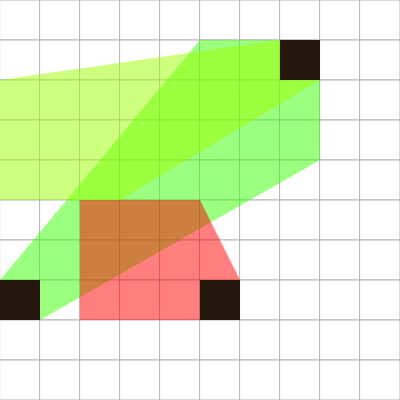
Frame 1 (no input)
Frame 60 (no input): identical to frame 1, image omitted
Frame 120 (the mouse pressed at the canvas centre since frame 60): identical to frame 1, image omitted

The p5.js sketch that drew this single still picture (run headless with seeded random() and noise() and a simulated clock; from frame 60 on, the mouse is pressed at the canvas centre):

// p5.js sketch
// ── sketch.js
var rowsAndCols = 10;
var grid = new grid(rowsAndCols, rowsAndCols, 0);
var bodies = [];

// Size of tarbet block of the body objects
var targetSize = 3;

var numBodies = 3;

function setup() {
   createCanvas(400, 400);
   background(100);

   colorMode(HSL);

   for (var i = 0; i < grid.rows; i++) {
      var y = i * (height/grid.rows) + grid.margin/2;
      for (var j = 0; j < grid.columns; j++) {
         var x = j * (width/grid.columns) + grid.margin/2;
         grid.blocks.push(new block(x, y, width/grid.columns - grid.margin, height/grid.rows - grid.margin, "grid-background", i + 1, j + 1));
         console.log('drew @ x:', x + " y:", y);
      }
   }

   // Finding possible blocks to place target body
   grid.calcEdges(targetSize);

   for (var i = 0; i < grid.blocks.length; i++) {
      grid.blocks[i].show();
   }
   // var sq1 = grid.blocks[grid.blocks.length-1];
   // var sq1 = grid.blocks[7];
   // text('sq1', sq1.x, sq1.y);

   for (var i = 0; i < numBodies; i++) {
      var r = floor(random(grid.blocks.length-1));
      var sq1 = grid.blocks[r];
      var r2 = floor(random(grid.availableBlocks.length-1));
      var sq2 = grid.availableBlocks[r2];

      var red = random(255);
      var green = random(255);
      var blue = random(255);

      var h = random(360) + i * (random(50, 360)/numBodies);

      // RGB
      // bodies.push(new body(sq1.x, sq1.y, sq1.w, sq1.h, sq2.x, sq2.y, sq2.w * targetSize + grid.margin, sq2.h * targetSize + grid.margin, red, green, blue));

      // HSL
      bodies.push(new body(sq1.x, sq1.y, sq1.w, sq1.h, sq2.x, sq2.y, sq2.w * targetSize + grid.margin, sq2.h * targetSize + grid.margin, h));

   }

   // console.log(sq1);
   // console.log("-- pool:", grid.availableBlocks.length,"--");
   // for (var i = 0; i < grid.availableBlocks.length; i++) {
   //    console.log(grid.availableBlocks[i].coordinates);
   // }
   // console.log(" -- ");
   // // console.log(grid.availableBlocks);
   //
   // // Delete origin block from pool of available blocks
   // grid.availableBlocks.splice(grid.blocks.indexOf(sq1),1);
   // grid.availableBlocks.splice(r,1);
   //
   // console.log("-- deleted sq1 from pool:", grid.availableBlocks.length,"--");
   // for (var i = 0; i < grid.availableBlocks.length; i++) {
   //    console.log(grid.availableBlocks[i].coordinates);
   // }
   // console.log(" -- ");
   //
   // var noDraw = grid.blocks.filter(function( block ) {
   //    return (
   //       (block.coordinates[0] == sq1.coordinates[0] && block.coordinates[1] == sq1.coordinates[1]-1)
   //       ||
   //       (block.coordinates[0] == sq1.coordinates[0]-1 && block.coordinates[1] == sq1.coordinates[1]-1)
   //       ||
   //       (block.coordinates[0] == sq1.coordinates[0]-1 && block.coordinates[1] == sq1.coordinates[1])
   //    );
   // });
   //
   // console.log("noDraw:");
   // console.log(noDraw);
   // console.log("deleting noDraw from pool:");
   // for (var i = 0; i < noDraw.length; i++) {
   //    grid.availableBlocks.splice(grid.blocks.indexOf(noDraw[i]),1);
   // }
   //
   // console.log(grid.availableBlocks);

   // var sq2 = grid.availableBlocks[floor(random(grid.availableBlocks.length-1))];


   // Display bodies
   for (var i = 0; i < bodies.length; i++) {
      bodies[i].show();
   }

   // Show available blocks
   // for (var i = 0; i < grid.availableBlocks.length; i++) {
   //    fill(50, 50, 70, 0.3);
   //    rect(grid.availableBlocks[i].x, grid.availableBlocks[i].y, 30, 30);
   //    console.log('available');
   // }
}

function draw(){

}

// ── block.js
function block(x, y, w, h, t, rC, cC){
   this.x = x;
   this.y = y;
   this.w = w;
   this.h = h;
   this.type = t;
   this.coordinates = [rC, cC];
   this.nw = createVector(this.x, this.y);
   this.ne = createVector(this.x + this.w, this.y);
   this.sw = createVector(this.x, this.y + this.h);
   this.se = createVector(this.x + this.w, this.y + this.h);

   var isOnEdge;

   this.show = function(){

      // noStroke();
      // fill(200, 50, 50);
      stroke(255,0,70);
      // strokeWeight(1);
      rect(this.x, this.y, this.w, this.h);

      // fill(0);
      // text(this.coordinates, this.x, this.y + 10);
   }
}

// ── body.js
// function body(oX, oY, oW, oH, tX, tY, tW, tH, r, g, b){
function body(oX, oY, oW, oH, tX, tY, tW, tH, h){
   this.origin = new block(oX, oY, oW, oH, "origin");
   this.target = new block(tX, tY, tW, tH, "target");
   // this.r = r;
   // this.g = g;
   // this.b = b;
   this.h = h;


   // Not in use yet...
   this.place = function(gridArray){
      var oBlock = gridArray.blocks[floor(random(gridArray.blocks.length-1))];
      this.origin = new block(oBlock.x, oBlock.y, oBlock.w, oBlock.h, 'origin');

      var tBlock = gridArray.blocks[floor(random(gridArray.blocks.length-1))];
      this.target = new block(tBlock.x, tBlock.y, tBlock.w, tBlock.h, 'target');
      var distance = dist(this.origin.x, this.origin.y, this.target.x, this.target.y);
      while (distance < this.target.h){

      }
   }

   this.show = function(){
      noStroke();

      // RGB
      // fill(this.r,this.g, this.b, 150);

      // HSL
      fill(this.h, 100, 50, .5);

      // for early testing only
      // rect(this.target.x, this.target.y, this.target.w, this.target.h);

      // Drawing target block

      // 1st case:
      if (tX < oX && tY < oY) {
         // stroke(255, 0, 0);
         // line(oX + oW, oY, tX + tW, tY);
         // line(oX, oY + oH, tX, tY + tH);

         beginShape();
            // point a
            vertex(this.target.nw.x, this.target.nw.y);
            // point b
            vertex(this.target.ne.x, this.target.ne.y);
            // point c
            vertex(this.origin.ne.x, this.origin.ne.y);
            // point d
            vertex(this.origin.se.x, this.origin.se.y);
            // point e
            vertex(this.origin.sw.x, this.origin.sw.y);
            // point f
            vertex(this.target.sw.x, this.target.sw.y);
         endShape(CLOSE);
      }
      // 2nd case:
      else if (tX >= oX && tY < oY){
         // stroke(0, 255, 0);
         // line(oX, oY, tX, tY);
         // line(oX + oW, oY + oH, tX + tW, tY + tH);

         beginShape();
            // point a
            vertex(this.target.nw.x, this.target.nw.y);
            // point b
            vertex(this.target.ne.x, this.target.ne.y);
            // point c
            vertex(this.target.se.x, this.target.se.y);
            // point d
            vertex(this.origin.se.x, this.origin.se.y);
            // point e
            vertex(this.origin.sw.x, this.origin.sw.y);
            // point f
            vertex(this.origin.nw.x, this.origin.nw.y);
         endShape(CLOSE);

      }
      // 3rd case:
      else if (tX >= oX && tY >= oY) {
         // stroke(0, 0, 255);
         // line(oX + oW, oY, tX + tW, tY);
         // line(oX, oY + oH, tX, tY + tH);

         beginShape();
            // point a
            vertex(this.origin.nw.x, this.origin.nw.y);
            // point b
            vertex(this.origin.ne.x, this.origin.ne.y);
            // point c
            vertex(this.target.ne.x, this.target.ne.y);
            // point d
            vertex(this.target.se.x, this.target.se.y);
            // point e
            vertex(this.target.sw.x, this.target.sw.y);
            // point f
            vertex(this.origin.sw.x, this.origin.sw.y);
         endShape(CLOSE);
      }
      // 4th case:
      else {
         // stroke(0, 255, 255);
         // line(oX, oY, tX, tY);
         // line(oX + oW, oY + oH, tX + tW, tY + tH);

         beginShape();
         // point a
         vertex(this.target.nw.x, this.target.nw.y);
         // point b
         vertex(this.origin.nw.x, this.origin.nw.y);
         // point c
         vertex(this.origin.ne.x, this.origin.ne.y);
         // point d
         vertex(this.origin.se.x, this.origin.se.y);
         // point e
         vertex(this.target.se.x, this.target.se.y);
         // point f
         vertex(this.target.sw.x, this.target.sw.y);
         endShape(CLOSE);
      }

      // Drawing origin block
      fill(25, 50, 10);
      rect(this.origin.x, this.origin.y, this.origin.w, this.origin.h);


   }
}

// ── grid.js
function grid(r, c, m){
   this.rows = r;
   this.columns = c;
   this.margin = m * 2;

   // this.nodes = [];
   this.blocks = [];
   this.availableBlocks = [];
   this.origins = [];
   this.targets = [];

   this.calcEdges = function(ts){
      for (var i = 0; i < this.blocks.length; i++) {
         if (this.blocks[i].coordinates[0] < this.rows - ts + 2 && this.blocks[i].coordinates[1] < this.columns - ts + 2){
            this.availableBlocks.push(this.blocks[i]);
         }
      }
   }

}
